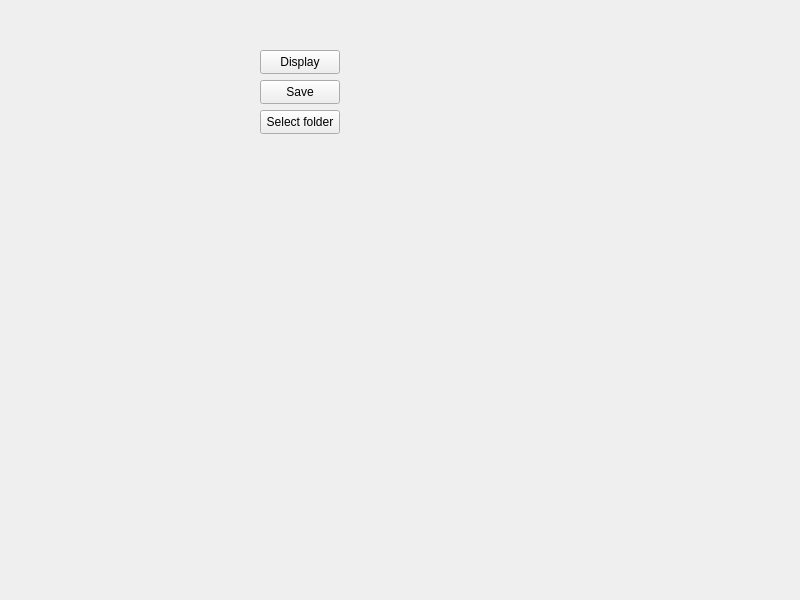
<?xml version="1.0" encoding="UTF-8"?>
<ui version="4.0">
 <class>Camera</class>
 <widget class="QWidget" name="Camera">
  <property name="geometry">
   <rect>
    <x>0</x>
    <y>0</y>
    <width>800</width>
    <height>600</height>
   </rect>
  </property>
  <property name="windowTitle">
   <string>Camera</string>
  </property>
  <widget class="QPushButton" name="displayButton">
   <property name="geometry">
    <rect>
     <x>260</x>
     <y>50</y>
     <width>80</width>
     <height>24</height>
    </rect>
   </property>
   <property name="text">
    <string>Display</string>
   </property>
  </widget>
  <widget class="QPushButton" name="saveButton">
   <property name="geometry">
    <rect>
     <x>260</x>
     <y>80</y>
     <width>80</width>
     <height>24</height>
    </rect>
   </property>
   <property name="text">
    <string>Save</string>
   </property>
   <property name="icon">
    <iconset theme="camera-photo"/>
   </property>
  </widget>
  <widget class="QPushButton" name="selectFolderButton">
   <property name="geometry">
    <rect>
     <x>260</x>
     <y>110</y>
     <width>80</width>
     <height>24</height>
    </rect>
   </property>
   <property name="text">
    <string>Select folder</string>
   </property>
   <property name="icon">
    <iconset theme="folder"/>
   </property>
  </widget>
 </widget>
 <resources/>
 <connections/>
</ui>
